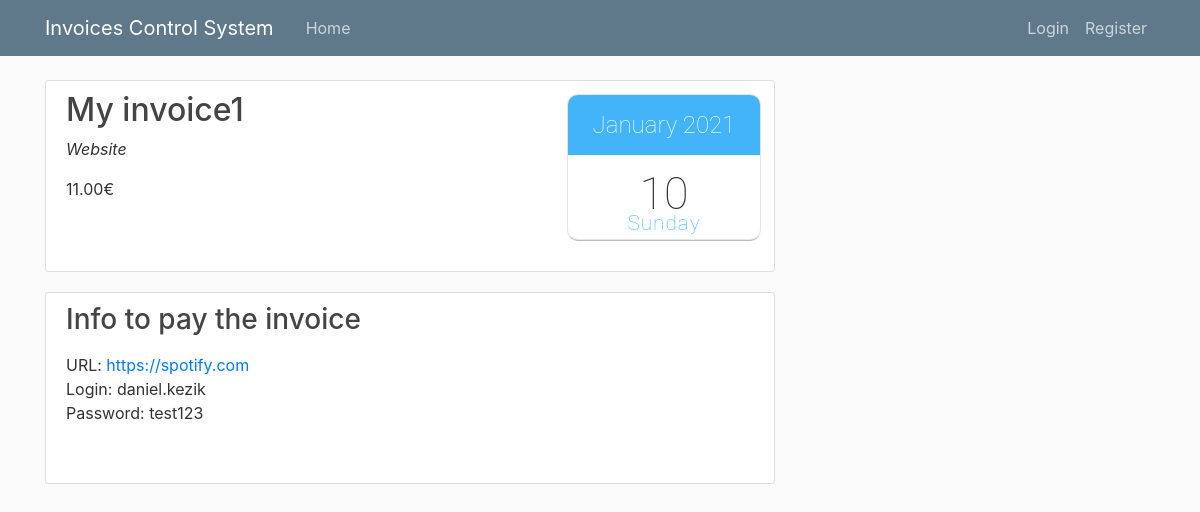
Page /invoice/1/ on the committed database.
### invoices_system/models.py (models this page shows, shortened)
class Invoice(models.Model):
    client = models.ForeignKey(User, related_name='invoices',
                               null=True, on_delete=models.SET_NULL)
    name = models.CharField(max_length=100, default='My invoice')
    YEARLY = 'Y'
    MONTHLY = 'M'
    WEEKLY = 'W'
    DAILY = 'D'
    REGULARITY_CHOICES = [
        (YEARLY, 'Yearly'),
        (MONTHLY, 'Monthly'),
        (WEEKLY, 'Weekly'),
        (DAILY, 'Daily'),
    ]
    regularity = models.CharField(max_length=1,
                                  choices=REGULARITY_CHOICES,
                                  default=MONTHLY)
    is_regular = models.BooleanField()
    due_date = models.DateField()
    is_paid = models.BooleanField(default=False)
    WEBSITE = 'WEB'
    FILE = 'FIL'
    CREDENTIALS = 'CRD'
    INVOICE_TYPE_CHOICES = [
        (WEBSITE, 'Website'),
        (FILE, 'File'),
        (CREDENTIALS, 'Credentials'),
    ]
    invoice_type = models.CharField(max_length=3,
                                    choices=INVOICE_TYPE_CHOICES)
    website = models.URLField(blank=True)
    login = models.CharField(max_length=100, blank=True)
    password = models.CharField(max_length=100, blank=True)
    file = models.FileField(upload_to='user_files', blank=True)
    iban = IBANField(blank=True)
    full_name = models.CharField(max_length=100, blank=True)
    total = models.DecimalField(decimal_places=2, blank=True,
                                max_digits=9)
    comments = models.TextField()

### invoices_system/views.py (the view, shortened to what this page needs)
# urls.py: path(r'invoice/<int:pk>/', views.InvoiceDetailView.as_view(), name='invoice_detail'),
class InvoiceDetailView(DetailView):
    model = Invoice
    template_name = 'invoice_detail.html'
    context_object_name = 'invoice'

### templates/invoice_detail.html (shortened to what this page needs)
{% extends "base.html" %}
{% block styles_import %}
    {% load static %}
    <link rel="stylesheet" type="text/css" href="{% static 'styles/date_icon.css' %}">
{% endblock %}
{% block content %}
    <div class="content-section">
        <h2>{{ invoice.name }}</h2>
        <p class="font-italic">{{ invoice.get_invoice_type_display }}</p>
        {{ invoice.total }}&euro;<br>
        <time class="icon" id="four">
            <strong></strong>
            <span></span>
            <em></em>
        </time>
    </div>
    <div class="content-section">
        <h3 class="mb-3">Info to pay the invoice</h3>
        {% if invoice.invoice_type == 'WEB' %}
            URL: <a href="{{ invoice.website }}" target="_blank">{{ invoice.website }}</a><br/>
            Login: {{ invoice.login }}<br/>
            Password: {{ invoice.password }}
        {% elif invoice.invoice_type == 'CRD' %}
            IBAN: {{ invoice.iban }}
            Full name: {{ invoice.full_name }}
        {% elif invoice.invoice_type == 'FIL' %}
            File: {{ invoice.file }}
        {% endif %}
    </div>
{% endblock content %}

### static/styles/main.css (style rules this page uses)
body { background: #fafafa; color: #333333; margin-top: 5rem; }
h1, h2, h3, h4, h5, h6 { color: #444444; }
.content-section { background: #ffffff; padding: 10px 20px; border: 1px solid #dddddd; border-radius: 3px; margin-bottom: 20px; }

### rows in the picture
Invoice: name "My invoice1", invoice_type "Website", total "11.00", website "https://spotify.com", login "daniel.kezik", password "test123"
